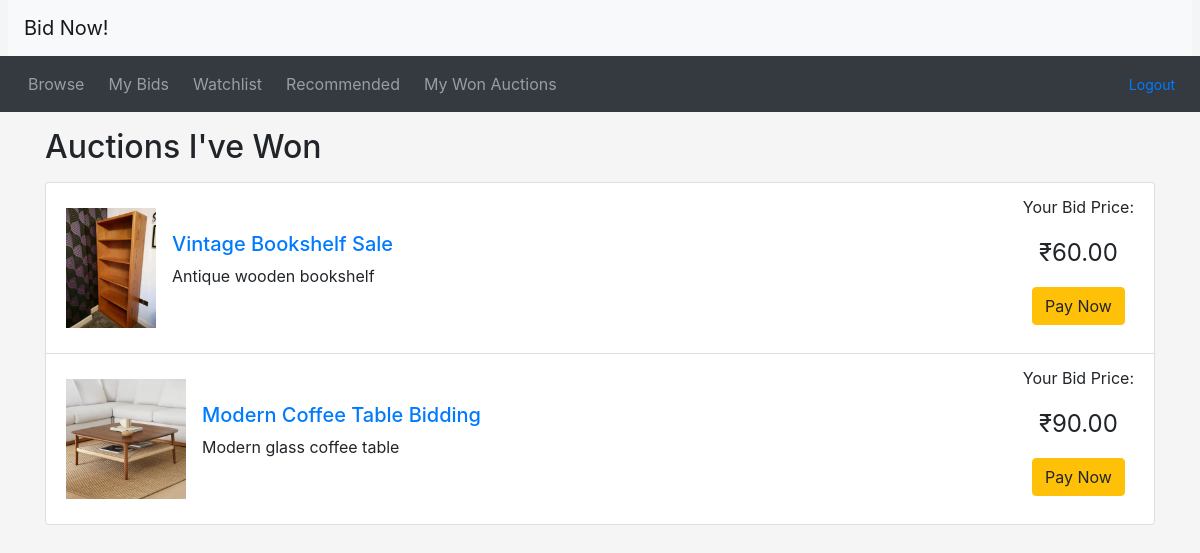
Page /won_auctions.php (signed in) on the committed database.
### tables this page shows
CREATE TABLE Auction (
    auction_id INT(11) AUTO_INCREMENT PRIMARY KEY,
    item_id INT(11),
    user_id INT(11),
    start_time DATETIME NOT NULL,
    end_time DATETIME NOT NULL,  
    auction_title VARCHAR(255),
    reserve_price FLOAT(2),
    starting_price FLOAT(2),
    FOREIGN KEY (item_id) REFERENCES Item(item_id),
    FOREIGN KEY (user_id) REFERENCES Users(user_id) ON DELETE CASCADE
);

CREATE TABLE Item (
    item_id INT(11) AUTO_INCREMENT PRIMARY KEY,
    name VARCHAR(255) NOT NULL,
    description VARCHAR(511),
    category ENUM('Electronics', 'Fashion', 'Home', 'Books', 'Other') NOT NULL,
    colour ENUM('Red', 'Orange', 'Yellow', 'Green', 'Blue', 'Purple', 'Pink', 'White', 'Grey', 'Black', 'Brown', 'Other'),
    `condition` ENUM('Great', 'Good', 'Okay', 'Poor'),
    photo VARCHAR(255)  
);

### database.php (called while the page is built, shortened)
<?php
function db_query($connection, $query)
{
  $result = mysqli_query($connection, $query);
  return $result;
}
function db_fetch_single($result)
{
  return mysqli_fetch_assoc($result);
}
function db_num_rows($result)
{
  return mysqli_num_rows($result);
}

### won_auctions.php (the view, shortened to what this page needs)
<?php
include_once("header.php");
require("utilities.php");
require("database.php");
?>
<div class="container">
  <h2 class="my-3">Auctions I've Won</h2>
  <?php
  $user_id = $_SESSION['user_id'];
  $connection = db_connect();
  $won_auctions = "SELECT
                      auction.auction_id,
                      item.item_id,
                      auction.auction_title,
                      item.description,
                      bids.price AS your_bid,
                      item.photo,
                      users.user_id AS seller_id
                   FROM auction
                   JOIN bids ON auction.auction_id = bids.auction_id
                   JOIN item ON auction.item_id = item.item_id
                   JOIN users ON auction.user_id = users.user_id
                   WHERE bids.user_id = '$user_id'
                     AND bids.price = (
                         SELECT MAX(price)
                         FROM bids
                         WHERE auction_id = auction.auction_id
                     )
                     AND auction.end_time < NOW()";
  $won_results = db_query($connection, $won_auctions);
  $num_results = db_num_rows($won_results);
  if ($num_results == 0) {
      echo "<p>You haven't won any auctions.</p>";
  } else {
      echo '<ul class="list-group">';
      while ($row = db_fetch_single($won_results)) {
          $auction_id   = $row['auction_id'];
          $item_id      = $row['item_id'];
          $title        = $row['auction_title'];
          $description  = $row['description'];
          $your_bid     = $row['your_bid'];
          $photo        = $row['photo'];
          if (strlen($description) > 250) {
              $desc_shortened = substr($description, 0, 250) . '...';
          } else {
              $desc_shortened = $description;
          }
          echo '<li class="list-group-item d-flex justify-content-between align-items-center">';
          echo '<img src="' . $photo . '" alt="' . htmlspecialchars($title) . '"
                     class="img-fluid" style="max-width: 120px; max-height: 120px;">';
          echo '<div class="flex-grow-1 ml-3">';
          echo '<h5><a href="listing.php?item_id=' . $item_id . '">' . htmlspecialchars($title) . '</a></h5>';
          echo '<p>' . htmlspecialchars($desc_shortened) . '</p>';
          echo '</div>';
          echo '<div class="text-center">';
          echo '<p>Your Bid Price:</p>';
          echo '<p><span style="font-size: 1.5em">₹' . number_format($your_bid, 2) . '</span></p>';
          echo '<p><a href="pay.php?auction_id=' . $auction_id . '" class="btn btn-warning">Pay Now</a></p>';
          echo '</div></li>';
      }
      echo '</ul>';
  }
  ?>
</div>
<?php include_once("footer.php"); ?>

### css/custom.css (style rules this page uses)
body { background-color: #f5f5f5; }

### rows in the picture
auction: item.photo (picture), auction_title "Vintage Bookshelf Sale", item.description "Antique wooden bookshelf", your_bid "60.00"
auction: item.photo (picture), auction_title "Modern Coffee Table Bidding", item.description "Modern glass coffee table", your_bid "90.00"
